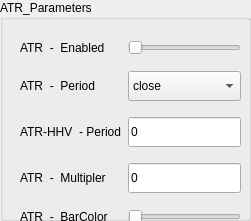
              <widget class="QGroupBox" name="grpBox_ATR_parametersIndi">
               <property name="geometry">
                <rect>
                 <x>550</x>
                 <y>40</y>
                 <width>251</width>
                 <height>221</height>
                </rect>
               </property>
               <property name="title">
                <string>ATR_Parameters</string>
               </property>
               <property name="Combinear.qss" stdset="0">
                <string notr="true"/>
               </property>
               <widget class="QWidget" name="layoutWidget">
                <property name="geometry">
                 <rect>
                  <x>20</x>
                  <y>30</y>
                  <width>333</width>
                  <height>206</height>
                 </rect>
                </property>
                <layout class="QGridLayout" name="gridLayout_21">
                 <item row="0" column="0">
                  <widget class="QLabel" name="lblSELL_IndicatorEnabled_3">
                   <property name="text">
                    <string>ATR  -  Enabled</string>
                   </property>
                   <property name="Combinear.qss" stdset="0">
                    <string notr="true"/>
                   </property>
                  </widget>
                 </item>
                 <item row="0" column="1">
                  <widget class="QSlider" name="hSlider_SELL_IndicatorEnabled_4">
                   <property name="maximum">
                    <number>5</number>
                   </property>
                   <property name="orientation">
                    <enum>Qt::Horizontal</enum>
                   </property>
                   <property name="Combinear.qss" stdset="0">
                    <string notr="true"/>
                   </property>
                  </widget>
                 </item>
                 <item row="1" column="0">
                  <widget class="QLabel" name="lblRocAppliedPrice">
                   <property name="text">
                    <string>ATR  -  Period</string>
                   </property>
                   <property name="Combinear.qss" stdset="0">
                    <string notr="true"/>
                   </property>
                  </widget>
                 </item>
                 <item row="1" column="1">
                  <widget class="QComboBox" name="drpRocAppliedPriceR">
                   <property name="sizePolicy">
                    <sizepolicy hsizetype="Preferred" vsizetype="Fixed">
                     <horstretch>0</horstretch>
                     <verstretch>0</verstretch>
                    </sizepolicy>
                   </property>
                   <property name="minimumSize">
                    <size>
                     <width>0</width>
                     <height>30</height>
                    </size>
                   </property>
                   <property name="Combinear.qss" stdset="0">
                    <string notr="true"/>
                   </property>
                   <item>
                    <property name="text">
                     <string>close</string>
                    </property>
                   </item>
                   <item>
                    <property name="text">
                     <string>open</string>
                    </property>
                   </item>
                   <item>
                    <property name="text">
                     <string>high</string>
                    </property>
                   </item>
                   <item>
                    <property name="text">
                     <string>low</string>
                    </property>
                   </item>
                   <item>
                    <property name="text">
                     <string>HL2</string>
                    </property>
                   </item>
                   <item>
                    <property name="text">
                     <string>HLC3</string>
                    </property>
                   </item>
                   <item>
                    <property name="text">
                     <string>OHLC</string>
                    </property>
                   </item>
                  </widget>
                 </item>
                 <item row="1" column="2">
                  <spacer name="horizontalSpacer_10">
                   <property name="orientation">
                    <enum>Qt::Horizontal</enum>
                   </property>
                   <property name="sizeHint" stdset="0">
                    <size>
                     <width>40</width>
                     <height>20</height>
                    </size>
                   </property>
                  </spacer>
                 </item>
                 <item row="2" column="0">
                  <widget class="QLabel" name="lblRocPeriodR">
                   <property name="text">
                    <string>ATR-HHV  - Period</string>
                   </property>
                   <property name="Combinear.qss" stdset="0">
                    <string notr="true"/>
                   </property>
                  </widget>
                 </item>
                 <item row="2" column="1">
                  <widget class="QLineEdit" name="txtRocPeriodR">
                   <property name="minimumSize">
                    <size>
                     <width>0</width>
                     <height>30</height>
                    </size>
                   </property>
                   <property name="cursor">
                    <cursorShape>IBeamCursor</cursorShape>
                   </property>
                   <property name="text">
                    <string>0</string>
                   </property>
                   <property name="Combinear.qss" stdset="0">
                    <string notr="true"/>
                   </property>
                  </widget>
                 </item>
                 <item row="3" column="0">
                  <widget class="QLabel" name="lblRocSmoothingR">
                   <property name="text">
                    <string>ATR  -  Multipler</string>
                   </property>
                   <property name="Combinear.qss" stdset="0">
                    <string notr="true"/>
                   </property>
                  </widget>
                 </item>
                 <item row="3" column="1">
                  <widget class="QLineEdit" name="txtRocSmoothingR">
                   <property name="minimumSize">
                    <size>
                     <width>0</width>
                     <height>30</height>
                    </size>
                   </property>
                   <property name="text">
                    <string>0</string>
                   </property>
                   <property name="Combinear.qss" stdset="0">
                    <string notr="true"/>
                   </property>
                  </widget>
                 </item>
                 <item row="4" column="0">
                  <widget class="QLabel" name="lblSELL_IndicatorEnabled_11">
                   <property name="text">
                    <string>ATR  -  BarColor</string>
                   </property>
                   <property name="Combinear.qss" stdset="0">
                    <string notr="true"/>
                   </property>
                  </widget>
                 </item>
                 <item row="4" column="1">
                  <widget class="QSlider" name="hSlider_SELL_IndicatorEnabled_34">
                   <property name="maximum">
                    <number>5</number>
                   </property>
                   <property name="orientation">
                    <enum>Qt::Horizontal</enum>
                   </property>
                   <property name="Combinear.qss" stdset="0">
                    <string notr="true"/>
                   </property>
                  </widget>
                 </item>
                </layout>
               </widget>
              </widget>
